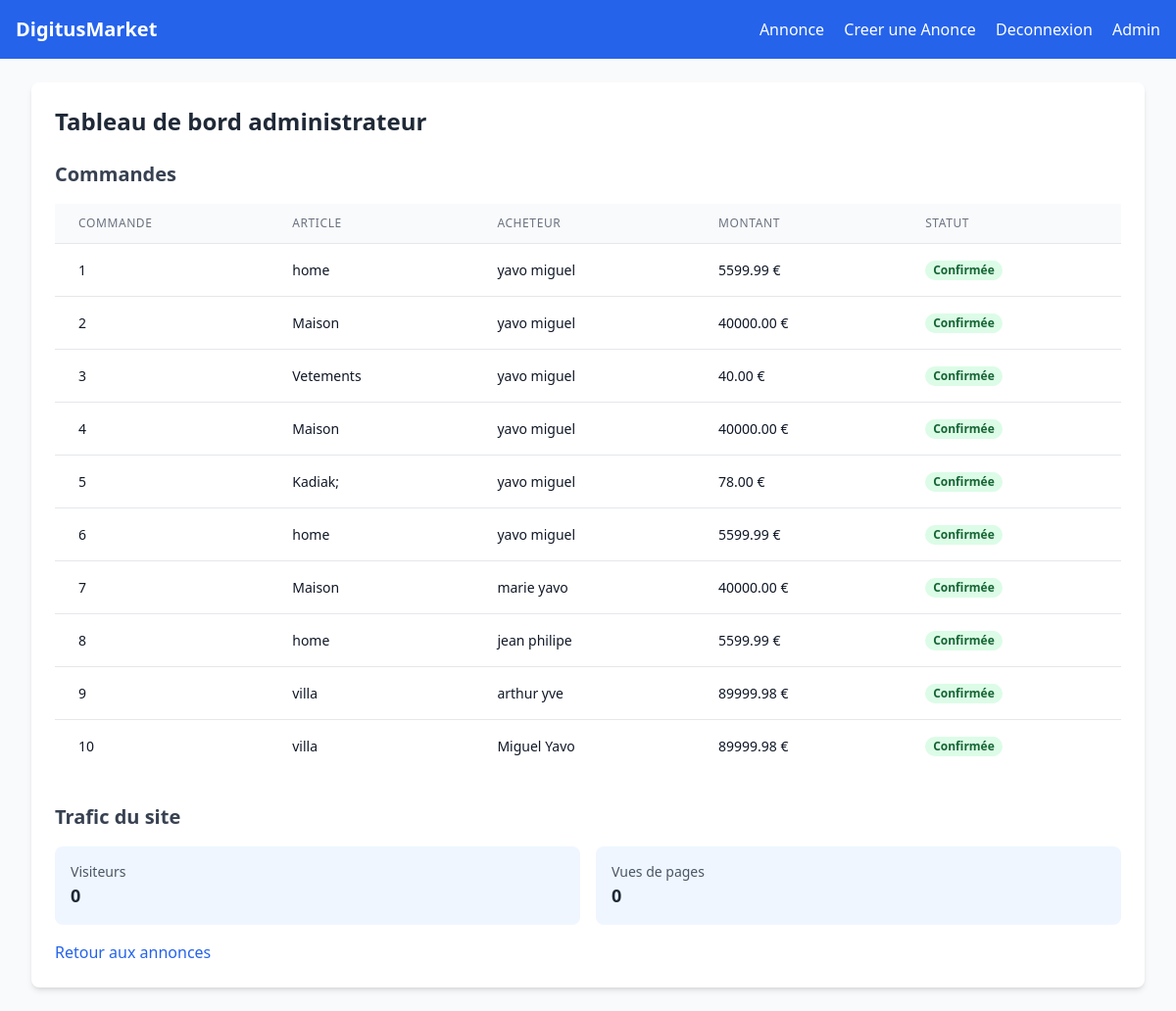
The page /listings/admin/ (signed in) on the database its author committed.
### listings/models.py (models this page shows, shortened)
class Order(models.Model):
    STATUS_CHOICES = (
        ('pending', 'En attente'),
        ('confirmed', 'Confirmée'),
        ('cancelled', 'Annulée'),
    )
    buyer = models.ForeignKey(User, related_name='orders', on_delete=models.CASCADE)
    listing = models.ForeignKey(Listing, on_delete=models.CASCADE)
    amount = models.DecimalField(max_digits=10, decimal_places=2)
    first_name = models.CharField(max_length=100)
    last_name = models.CharField(max_length=100)
    phone = models.CharField(max_length=20)
    neighborhood = models.CharField(max_length=100)
    city = models.CharField(max_length=100)
    status = models.CharField(max_length=20, choices=STATUS_CHOICES, default='pending')
    created_at = models.DateTimeField(auto_now_add=True)

class Listing(models.Model):
    TYPE_CHOICES = (
        ('sale', 'Vente'),
        ('rent', 'Location'),
    )
    CATEGORY_CHOICES = (
        ('land', 'Terrain'),
        ('house_sale', 'Maison (Vente)'),
        ('house_rent', 'Maison (Location)'),
    )
    title = models.CharField(max_length=200)
    description = models.TextField()
    price = models.DecimalField(max_digits=10, decimal_places=2)
    category = models.CharField(max_length=20, choices=CATEGORY_CHOICES)
    listing_type = models.CharField(max_length=10, choices=TYPE_CHOICES)
    user = models.ForeignKey(User, on_delete=models.CASCADE)
    created_at = models.DateTimeField(auto_now_add=True)
    updated_at = models.DateTimeField(auto_now=True)
    is_active = models.BooleanField(default=True)
    class Meta:
        ordering = ['-created_at']

### listings/views.py (the view)
# urls.py: path('admin/', views.admin_dashboard, name='admin_dashboard'),
@login_required
def admin_dashboard(request):
    if not request.user.is_superuser:
        messages.error(request, "Seuls les super-utilisateurs peuvent accéder à ce tableau de bord.")
        return redirect('listing_list')
    orders = Order.objects.all()
    try:
        traffic = SiteTraffic.objects.latest('date')
        traffic_data = {
            'visitors': traffic.visitors,
            'page_views': traffic.page_views,
        }
    except SiteTraffic.DoesNotExist:
        traffic_data = {
            'visitors': 0,
            'page_views': 0,
        }
    return render(request, 'listings/admin_dashboard.html', {
        'orders': orders,
        'traffic_data': traffic_data,
    })

### digitus/listings/templates/listings/admin_dashboard.html
{% extends 'base.html' %}
{% block content %}
<div class="bg-white shadow-md rounded-lg p-6">
    <h2 class="text-2xl font-bold text-gray-800 mb-6">Tableau de bord administrateur</h2>
    <h3 class="text-xl font-semibold text-gray-700 mb-4">Commandes</h3>
    {% if orders %}
    <div class="overflow-x-auto">
        <table class="min-w-full divide-y divide-gray-200">
            <thead class="bg-gray-50">
                <tr>
                    <th class="px-6 py-3 text-left text-xs font-medium text-gray-500 uppercase tracking-wider">Commande</th>
                    <th class="px-6 py-3 text-left text-xs font-medium text-gray-500 uppercase tracking-wider">Article</th>
                    <th class="px-6 py-3 text-left text-xs font-medium text-gray-500 uppercase tracking-wider">Acheteur</th>
                    <th class="px-6 py-3 text-left text-xs font-medium text-gray-500 uppercase tracking-wider">Montant</th>
                    <th class="px-6 py-3 text-left text-xs font-medium text-gray-500 uppercase tracking-wider">Statut</th>
                </tr>
            </thead>
            <tbody class="bg-white divide-y divide-gray-200">
                {% for order in orders %}
                <tr>
                    <td class="px-6 py-4 whitespace-nowrap text-sm text-gray-900">{{ order.id }}</td>
                    <td class="px-6 py-4 whitespace-nowrap text-sm text-gray-900">{{ order.listing.title }}</td>
                    <td class="px-6 py-4 whitespace-nowrap text-sm text-gray-900">{{ order.first_name }} {{ order.last_name }}</td>
                    <td class="px-6 py-4 whitespace-nowrap text-sm text-gray-900">{{ order.amount }} €</td>
                    <td class="px-6 py-4 whitespace-nowrap text-sm">
                        <span class="px-2 inline-flex text-xs leading-5 font-semibold rounded-full {% if order.status == 'confirmed' %}bg-green-100 text-green-800{% elif order.status == 'pending' %}bg-yellow-100 text-yellow-800{% else %}bg-red-100 text-red-800{% endif %}">
                            {{ order.get_status_display }}
                        </span>
                    </td>
                </tr>
                {% endfor %}
            </tbody>
        </table>
    </div>
    {% else %}
    <p class="text-gray-600">Aucune commande.</p>
    {% endif %}
    <h3 class="text-xl font-semibold text-gray-700 mt-8 mb-4">Trafic du site</h3>
    <div class="grid grid-cols-1 sm:grid-cols-2 gap-4">
        <div class="bg-blue-50 p-4 rounded-lg">
            <p class="text-sm text-gray-600">Visiteurs</p>
            <p class="text-lg font-semibold text-gray-800">{{ traffic_data.visitors }}</p>
        </div>
        <div class="bg-blue-50 p-4 rounded-lg">
            <p class="text-sm text-gray-600">Vues de pages</p>
            <p class="text-lg font-semibold text-gray-800">{{ traffic_data.page_views }}</p>
        </div>
    </div>
    <a href="{% url 'listing_list' %}" class="mt-4 inline-block text-blue-600 hover:underline">Retour aux annonces</a>
</div>
{% endblock %}

### rows shown on the page
Order: id "1", listing "home", first_name "yavo", last_name "miguel", amount "5599.99", status "Confirmée"
Order: id "2", listing "Maison", first_name "yavo", last_name "miguel", amount "40000.00", status "Confirmée"
Order: id "3", listing "Vetements", first_name "yavo", last_name "miguel", amount "40.00", status "Confirmée"
Order: id "4", listing "Maison", first_name "yavo", last_name "miguel", amount "40000.00", status "Confirmée"
Order: id "5", listing "Kadiak;", first_name "yavo", last_name "miguel", amount "78.00", status "Confirmée"
Order: id "6", listing "home", first_name "yavo", last_name "miguel", amount "5599.99", status "Confirmée"
Order: id "7", listing "Maison", first_name "marie", last_name "yavo", amount "40000.00", status "Confirmée"
Order: id "8", listing "home", first_name "jean", last_name "philipe", amount "5599.99", status "Confirmée"
Order: id "9", listing "villa", first_name "arthur", last_name "yve", amount "89999.98", status "Confirmée"
Order: id "10", listing "villa", first_name "Miguel", last_name "Yavo", amount "89999.98", status "Confirmée"

### other values the page prints
{{ traffic_data.visitors }} "0"
{{ traffic_data.page_views }} "0"
